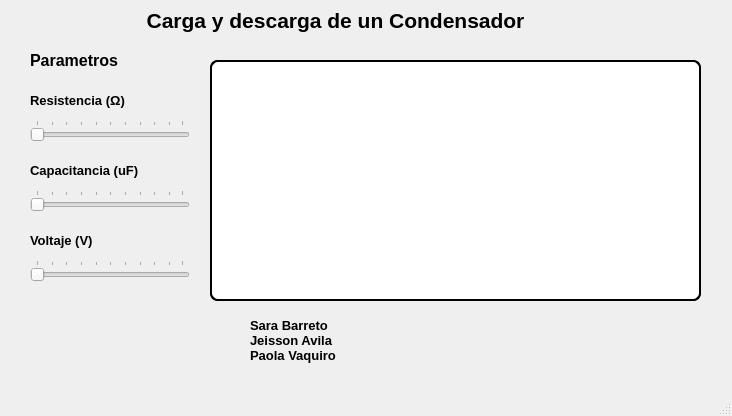
<?xml version="1.0" encoding="UTF-8"?>
<ui version="4.0">
 <class>MainWindow</class>
 <widget class="QMainWindow" name="MainWindow">
  <property name="geometry">
   <rect>
    <x>0</x>
    <y>0</y>
    <width>732</width>
    <height>416</height>
   </rect>
  </property>
  <property name="windowTitle">
   <string>MainWindow</string>
  </property>
  <widget class="QWidget" name="centralwidget">
   <widget class="QLabel" name="label">
    <property name="geometry">
     <rect>
      <x>30</x>
      <y>310</y>
      <width>161</width>
      <height>71</height>
     </rect>
    </property>
    <property name="styleSheet">
     <string notr="true"/>
    </property>
    <property name="text">
     <string/>
    </property>
    <property name="pixmap">
     <pixmap>logo.png</pixmap>
    </property>
    <property name="scaledContents">
     <bool>true</bool>
    </property>
   </widget>
   <widget class="QLabel" name="label_2">
    <property name="geometry">
     <rect>
      <x>250</x>
      <y>310</y>
      <width>121</width>
      <height>61</height>
     </rect>
    </property>
    <property name="text">
     <string>&lt;html&gt;&lt;head/&gt;&lt;body&gt;&lt;p&gt;&lt;span style=&quot; font-size:10pt; font-weight:600;&quot;&gt;Sara Barreto &lt;br/&gt;Jeisson Avila&lt;br/&gt;Paola Vaquiro&lt;/span&gt;&lt;/p&gt;&lt;/body&gt;&lt;/html&gt;</string>
    </property>
   </widget>
   <widget class="QLabel" name="label_8">
    <property name="geometry">
     <rect>
      <x>120</x>
      <y>0</y>
      <width>431</width>
      <height>41</height>
     </rect>
    </property>
    <property name="font">
     <font>
      <pointsize>10</pointsize>
      <weight>75</weight>
      <bold>true</bold>
     </font>
    </property>
    <property name="text">
     <string>&lt;html&gt;&lt;head/&gt;&lt;body&gt;&lt;p align=&quot;center&quot;&gt;&lt;span style=&quot; font-size:16pt;&quot;&gt;Carga y descarga de un Condensador&lt;/span&gt;&lt;/p&gt;&lt;/body&gt;&lt;/html&gt;</string>
    </property>
   </widget>
   <widget class="QSlider" name="horizontalSlider">
    <property name="geometry">
     <rect>
      <x>30</x>
      <y>120</y>
      <width>160</width>
      <height>22</height>
     </rect>
    </property>
    <property name="font">
     <font>
      <pointsize>12</pointsize>
      <weight>75</weight>
      <bold>true</bold>
     </font>
    </property>
    <property name="orientation">
     <enum>Qt::Horizontal</enum>
    </property>
    <property name="invertedAppearance">
     <bool>false</bool>
    </property>
    <property name="invertedControls">
     <bool>false</bool>
    </property>
    <property name="tickPosition">
     <enum>QSlider::TicksAbove</enum>
    </property>
    <property name="tickInterval">
     <number>0</number>
    </property>
   </widget>
   <widget class="QSlider" name="horizontalSlider_2">
    <property name="geometry">
     <rect>
      <x>30</x>
      <y>190</y>
      <width>160</width>
      <height>22</height>
     </rect>
    </property>
    <property name="font">
     <font>
      <pointsize>12</pointsize>
      <weight>75</weight>
      <bold>true</bold>
     </font>
    </property>
    <property name="orientation">
     <enum>Qt::Horizontal</enum>
    </property>
    <property name="tickPosition">
     <enum>QSlider::TicksAbove</enum>
    </property>
   </widget>
   <widget class="QSlider" name="horizontalSlider_3">
    <property name="geometry">
     <rect>
      <x>30</x>
      <y>260</y>
      <width>160</width>
      <height>22</height>
     </rect>
    </property>
    <property name="font">
     <font>
      <pointsize>12</pointsize>
      <weight>75</weight>
      <bold>true</bold>
     </font>
    </property>
    <property name="orientation">
     <enum>Qt::Horizontal</enum>
    </property>
    <property name="tickPosition">
     <enum>QSlider::TicksAbove</enum>
    </property>
   </widget>
   <widget class="QLabel" name="label_4">
    <property name="geometry">
     <rect>
      <x>30</x>
      <y>90</y>
      <width>101</width>
      <height>21</height>
     </rect>
    </property>
    <property name="font">
     <font>
      <pointsize>10</pointsize>
      <weight>75</weight>
      <bold>true</bold>
     </font>
    </property>
    <property name="text">
     <string>Resistencia (Ω)</string>
    </property>
   </widget>
   <widget class="QLabel" name="label_5">
    <property name="geometry">
     <rect>
      <x>30</x>
      <y>160</y>
      <width>111</width>
      <height>21</height>
     </rect>
    </property>
    <property name="font">
     <font>
      <pointsize>10</pointsize>
      <weight>75</weight>
      <bold>true</bold>
     </font>
    </property>
    <property name="text">
     <string>Capacitancia (uF)</string>
    </property>
   </widget>
   <widget class="QLabel" name="label_6">
    <property name="geometry">
     <rect>
      <x>30</x>
      <y>230</y>
      <width>101</width>
      <height>21</height>
     </rect>
    </property>
    <property name="font">
     <font>
      <pointsize>10</pointsize>
      <weight>75</weight>
      <bold>true</bold>
     </font>
    </property>
    <property name="text">
     <string>Voltaje (V)</string>
    </property>
   </widget>
   <widget class="QWidget" name="widget" native="true">
    <property name="geometry">
     <rect>
      <x>210</x>
      <y>60</y>
      <width>491</width>
      <height>241</height>
     </rect>
    </property>
    <property name="styleSheet">
     <string notr="true">QWidget {
    border: 2px solid black;
    border-radius: 8px;
    background-color: white;
}
</string>
    </property>
    <widget class="QWidget" name="verticalLayoutWidget">
     <property name="geometry">
      <rect>
       <x>0</x>
       <y>0</y>
       <width>491</width>
       <height>241</height>
      </rect>
     </property>
     <layout class="QVBoxLayout" name="verticalLayout"/>
    </widget>
   </widget>
   <widget class="QLabel" name="label_7">
    <property name="geometry">
     <rect>
      <x>30</x>
      <y>50</y>
      <width>101</width>
      <height>21</height>
     </rect>
    </property>
    <property name="font">
     <font>
      <pointsize>12</pointsize>
      <weight>75</weight>
      <bold>true</bold>
     </font>
    </property>
    <property name="text">
     <string>Parametros</string>
    </property>
   </widget>
  </widget>
  <widget class="QMenuBar" name="menubar">
   <property name="geometry">
    <rect>
     <x>0</x>
     <y>0</y>
     <width>732</width>
     <height>21</height>
    </rect>
   </property>
  </widget>
  <widget class="QStatusBar" name="statusbar"/>
 </widget>
 <resources>
  <include location="logo.qrc"/>
  <include location="logo.qrc"/>
  <include location="logo.qrc"/>
 </resources>
 <connections/>
</ui>
